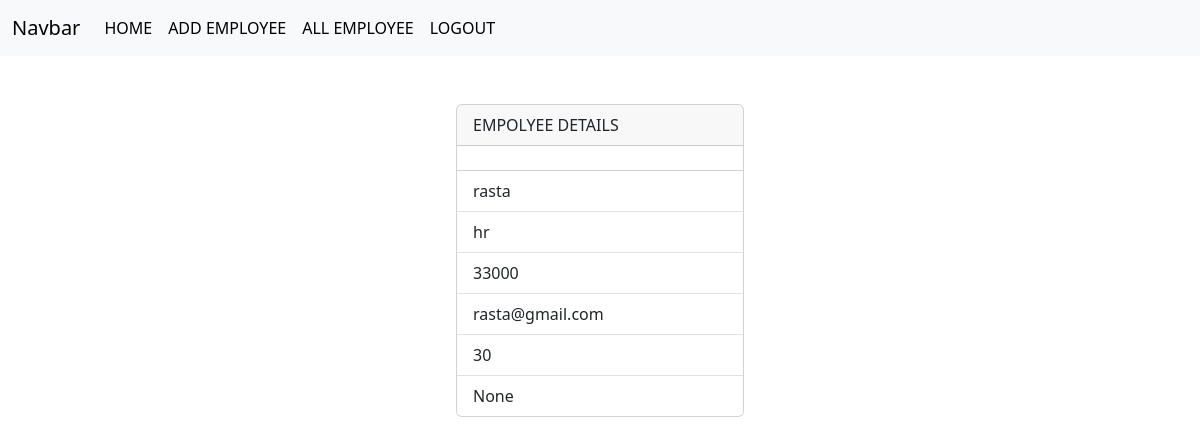
Screenshot of /employees/13 (signed in) with the database file from the repository.
### crm/models.py (models this page shows, shortened)
class Employees(models.Model):
    name=models.CharField(max_length=200)
    department=models.CharField(max_length=200)
    salary=models.PositiveSmallIntegerField()
    email=models.EmailField(unique=True)
    age=models.PositiveIntegerField()
    contact=models.CharField(max_length=200,null=True)
    profile_pic=models.ImageField(upload_to="images",null=True)
    dob=models.DateField(null=True,blank=True)

### crm/views.py (the view)
# urls.py: path("employees/<int:pk>",views.EmployeeeDetailView.as_view(),name="emp-details"),
@method_decorator(signin_required,name="dispatch")
class EmployeeeDetailView(View):
    def get(self,request,*args,**kwargs):
        id=kwargs.get("pk")
        qs=Employees.objects.get(id=id)
        return render(request,"emp_details.html",{"data":qs})

### crm/views.py (called while the page is built)
def signin_required(fn):
    def wrapper(request,*args,**kwargs):
        if not request.user.is_authenticated:
            messages.error(request,"invalid session")
            return redirect("signin")
        else:
            return fn(request,*args,**kwargs)
    return wrapper

### crm/templates/emp_details.html (shortened to what this page needs)
{%extends 'base.html'%}
{%block body_block%}
<div class="container d-flex justify-content-center mt-5">
    <div>
        <div class="card" style="width: 18rem;">
            <div class="card-header">
                EMPOLYEE DETAILS
            </div>
            <div>
            </div>
            <ul class="list-group list-group-flush">
              <li class="list-group-item">{{data.name}}</li>
              <li class="list-group-item">{{data.department}}</li>
              <li class="list-group-item">{{data.salary}}</li>
              <li class="list-group-item">{{data.email}}</li>
              <li class="list-group-item">{{data.age}}</li>
              <li class="list-group-item">{{data.contact}}</li>
            </ul>
          </div>
    </div>
</div>
{%endblock%}

### rows the page displays
Employees: name "rasta", department "hr", salary "33000", email "rasta@gmail.com", age "30", contact "None"
